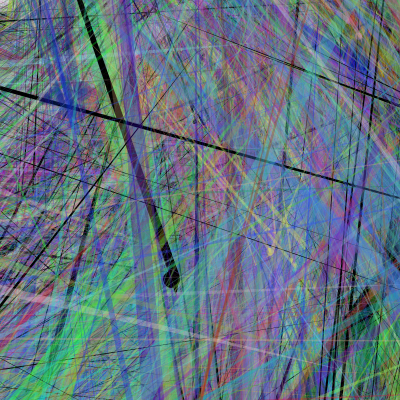
Frame 1 (no input)
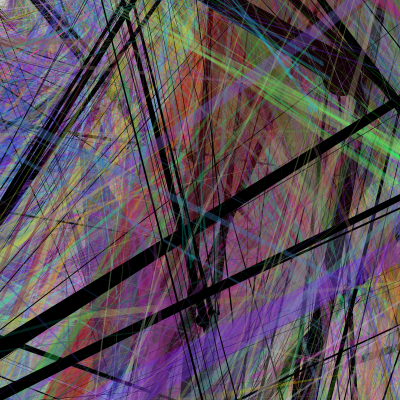
Frame 2 (the mouse pressed at the canvas centre, redrawn once)

The p5.js sketch that drew these frames (run headless with seeded random() and noise() and a simulated clock; the mouse was pressed at the canvas centre and the sketch redrawn once):

// p5.js sketch
// ── sketch.js
/* based on code I found ages ago on github somewhere */

let randomColour;
			let randomSize;
			let xPos;
			
			let yPos;
			let i; // counter
			let j; // counter

function setup() {
  createCanvas(400, 400);
  
  noLoop();
  noStroke();
  
}

function draw() {
  background(220, 50);
  
  //Set up random number of circles 
			let randNo = Math.round(Math.random()*20000);
			let count = 0;
			
			while(count < randNo){
			
				randomColour = '#'+(Math.random()*0xFFFFFF<<0).toString(16)+50;  //add translucency at the end
				randomSize = Math.round(Math.random()*50);
				xPos = Math.round(Math.random()*1200);
				yPos = Math.round(Math.random()*800);
				
				
              
              drawSplatter(randomSize, xPos, yPos, randomColour) 
                rotate(count);
				count ++;
				
			}
		
            filter(INVERT);
  
  
  
}

function drawFilledCircle(size,xPos,yPos,colour){
				
                fill(colour)
				circle(xPos,yPos,size);
				
                beginShape();
                vertex(random(xPos), -yPos);
                vertex(xPos+random(size),yPos+size);
                vertex(xPos+size/2,yPos+random(size/2*tan(size))*cos(xPos));
                vertex(xPos*tan(size*cos(yPos),yPos));
                endShape(CLOSE);
				
            
				}

function drawSplatter(size,xPos,yPos,colour){
				for(let j=0;j<10;j++){
					let splatSize = size / Math.round(Math.random()*30);
					drawFilledCircle(splatSize,xPos +
					Math.round(Math.random()*50),yPos + Math.round(Math.random()*50),colour);
				}
			}
